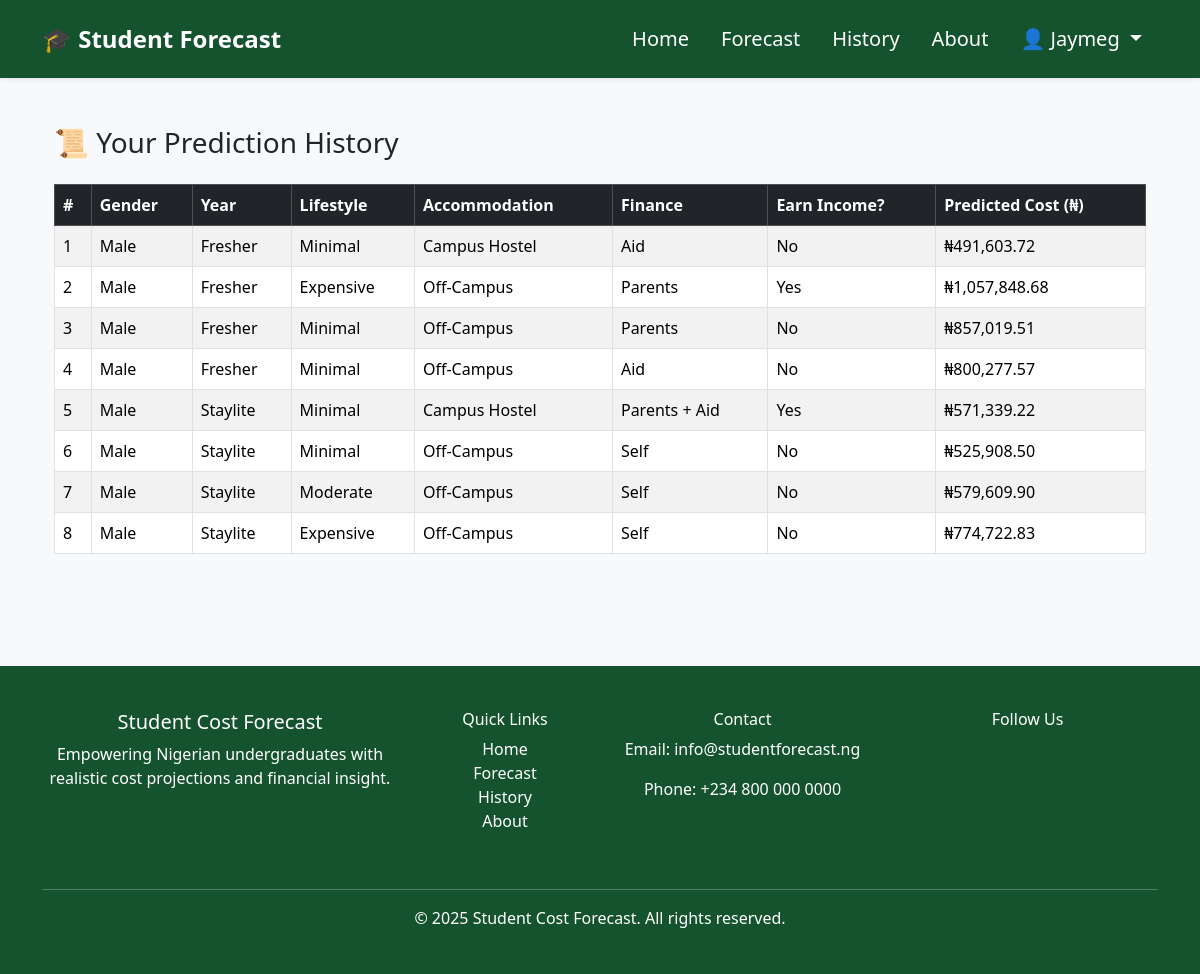
The page /history (signed in) on the database its author committed.
### app.py (models this page shows)
class User(db.Model):
    id = db.Column(db.Integer, primary_key=True)
    name = db.Column(db.String(100))
    email = db.Column(db.String(100), unique=True)
    password = db.Column(db.String(200))

class Prediction(db.Model):
    id = db.Column(db.Integer, primary_key=True)
    user_id = db.Column(db.Integer, db.ForeignKey('user.id'))  # Link to User table
    gender = db.Column(db.String(10))
    year = db.Column(db.String(20))
    lifestyle = db.Column(db.String(20))
    accommodation_type = db.Column(db.String(20))
    finance_sources = db.Column(db.String(100))
    earn_income = db.Column(db.String(5))
    predicted_cost = db.Column(db.Float)

### app.py (the view)
@app.route('/history')
def history():
    if 'user' not in session:
        flash('Login required to access history', 'warning')
        return redirect(url_for('login'))
    user = User.query.filter_by(name=session['user']).first()
    predictions = Prediction.query.filter_by(user_id=user.id).all()
    return render_template('history.html', predictions=predictions)

### templates/history.html (shortened to what this page needs)
{% extends "layout.html" %}
{% block content %}
<div class="container">
  <h3 class="mb-4">📜 Your Prediction History</h3>
  {% if predictions %}
    <div class="table-responsive">
      <table class="table table-bordered table-striped">
        <thead class="table-dark">
          <tr>
            <th>#</th>
            <th>Gender</th>
            <th>Year</th>
            <th>Lifestyle</th>
            <th>Accommodation</th>
            <th>Finance</th>
            <th>Earn Income?</th>
            <th>Predicted Cost (₦)</th>
          </tr>
        </thead>
        <tbody>
          {% for p in predictions %}
          <tr>
            <td>{{ loop.index }}</td>
            <td>{{ p.gender }}</td>
            <td>{{ p.year }}</td>
            <td>{{ p.lifestyle }}</td>
            <td>{{ p.accommodation_type }}</td>
            <td>{{ p.finance_sources }}</td>
            <td>{{ p.earn_income }}</td>
            <td>₦{{ "{:,.2f}".format(p.predicted_cost) }}</td>
          </tr>
          {% endfor %}
        </tbody>
      </table>
    </div>
  {% else %}
    <p class="text-muted">You have not made any predictions yet.</p>
  {% endif %}
</div>
{% endblock %}

### templates/layout.html (shortened to what this page needs)
<!DOCTYPE html>
<html lang="en">
<head>
  <link
    href="https://cdn.jsdelivr.net/npm/bootstrap@5.3.2/dist/css/bootstrap.min.css"
    rel="stylesheet"
  />
</head>
<body>
<nav class="navbar navbar-expand-lg navbar-dark shadow-sm" style="background-color: #14532d; padding-top: 1rem; padding-bottom: 1rem;">
  <div class="container">
    <a class="navbar-brand fw-bold fs-4" href="{{ url_for('home') }}">🎓 Student Forecast</a>
    <div class="collapse navbar-collapse" id="navbarNav">
      <ul class="navbar-nav ms-auto align-items-center">
        <li class="nav-item px-2"><a class="nav-link fs-5" href="{{ url_for('home') }}">Home</a></li>
        <li class="nav-item px-2"><a class="nav-link fs-5" href="{{ url_for('forecast') }}">Forecast</a></li>
        <li class="nav-item px-2"><a class="nav-link fs-5" href="{{ url_for('history') }}">History</a></li>
        <li class="nav-item px-2"><a class="nav-link fs-5" href="{{ url_for('about') }}">About</a></li>
        {% if session.get('user') %}
        <li class="nav-item dropdown px-2">
          <a class="nav-link dropdown-toggle fs-5" href="#" id="userDropdown" role="button" data-bs-toggle="dropdown">
            👤 {{ session['user'] }}
          </a>
        </li>
        {% else %}
        <li class="nav-item px-2"><a class="nav-link fs-5" href="{{ url_for('login') }}">Login</a></li>
        <li class="nav-item px-2"><a class="nav-link fs-5" href="{{ url_for('register') }}">Register</a></li>
        {% endif %}
      </ul>
    </div>
  </div>
</nav>
<div class="container py-5 main-content">
  {% block content %}{% endblock %}
</div>
<footer style="background-color: #14532d;" class="text-white mt-5">
  <div class="container py-4">
    <div class="row">
      <div class="col-md-4 mb-3">
        <h5>Student Cost Forecast</h5>
        <p>Empowering Nigerian undergraduates with realistic cost projections and financial insight.</p>
      </div>
      <div class="col-md-2 mb-3">
        <h6>Quick Links</h6>
        <ul class="list-unstyled">
          <li><a href="{{ url_for('home') }}" class="text-white text-decoration-none">Home</a></li>
          <li><a href="{{ url_for('forecast') }}" class="text-white text-decoration-none">Forecast</a></li>
          <li><a href="{{ url_for('history') }}" class="text-white text-decoration-none">History</a></li>
          <li><a href="{{ url_for('about') }}" class="text-white text-decoration-none">About</a></li>
        </ul>
      </div>
      <div class="col-md-3 mb-3">
        <h6>Contact</h6>
        <p>Email: info@studentforecast.ng</p>
        <p>Phone: +234 800 000 0000</p>
      </div>
      <div class="col-md-3 mb-3">
        <h6>Follow Us</h6>
      </div>
    </div>
    <hr class="border-top border-light mt-4">
    <p class="text-center mb-0">&copy; 2025 Student Cost Forecast. All rights reserved.</p>
  </div>
</footer>
</body>
</html>

### templates/layout.html (style rules this page uses)
body { background-color: #f8f9fa; font-family: 'Segoe UI', sans-serif; display: flex; flex-direction: column; min-height: 100vh; }
.navbar-brand { font-weight: bold; font-size: 1.5rem; }
.nav-link { font-size: 1.1rem; font-weight: 500; color: #ffffff !important; }
.navbar { padding-top: 1rem; padding-bottom: 1rem; }
.main-content { flex: 1; }
footer { background-color: #0d6efd; color: white; padding: 20px 0; text-align: center; }

### rows shown on the page
User: user "Jaymeg"
Prediction: gender "Male", year "Fresher", lifestyle "Minimal", accommodation_type "Campus Hostel", finance_sources "Aid", earn_income "No", predicted_cost "491,603.72"
Prediction: gender "Male", year "Fresher", lifestyle "Expensive", accommodation_type "Off-Campus", finance_sources "Parents", earn_income "Yes", predicted_cost "1,057,848.68"
Prediction: gender "Male", year "Fresher", lifestyle "Minimal", accommodation_type "Off-Campus", finance_sources "Parents", earn_income "No", predicted_cost "857,019.51"
Prediction: gender "Male", year "Fresher", lifestyle "Minimal", accommodation_type "Off-Campus", finance_sources "Aid", earn_income "No", predicted_cost "800,277.57"
Prediction: gender "Male", year "Staylite", lifestyle "Minimal", accommodation_type "Campus Hostel", finance_sources "Parents + Aid", earn_income "Yes", predicted_cost "571,339.22"
Prediction: gender "Male", year "Staylite", lifestyle "Minimal", accommodation_type "Off-Campus", finance_sources "Self", earn_income "No", predicted_cost "525,908.50"
Prediction: gender "Male", year "Staylite", lifestyle "Moderate", accommodation_type "Off-Campus", finance_sources "Self", earn_income "No", predicted_cost "579,609.90"
Prediction: gender "Male", year "Staylite", lifestyle "Expensive", accommodation_type "Off-Campus", finance_sources "Self", earn_income "No", predicted_cost "774,722.83"
